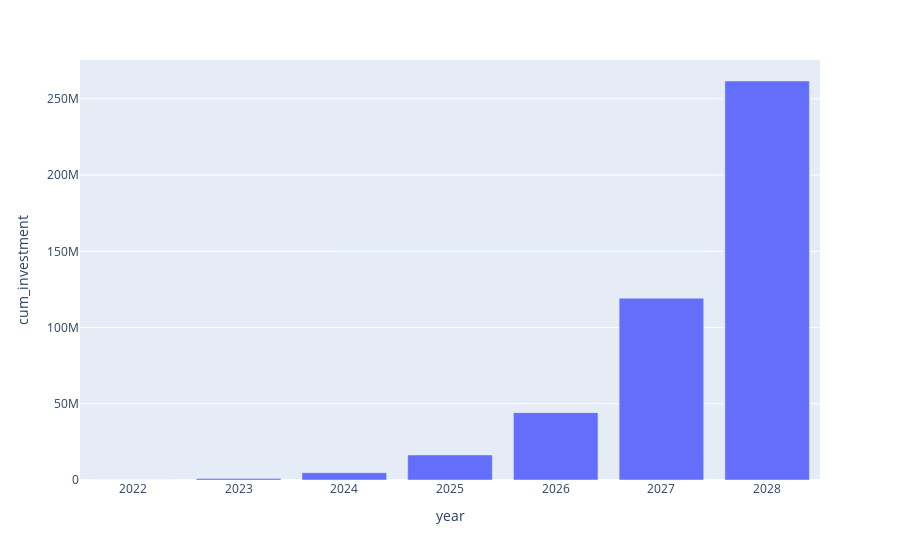

The notebook cell this image was saved under:
### Code cell


### Figure 1 — Plotly figure (JSON) as saved in the notebook; plotly's stock layout.template omitted (floating-point values rounded to 4 significant figures)
{"data": [{"alignmentgroup": "True", "hovertemplate": "year=%{x}<br>cum_investment=%{y}<extra></extra>", "legendgroup": "", "marker": {"color": "#636efa", "pattern": {"shape": ""}}, "name": "", "offsetgroup": "", "orientation": "v", "showlegend": false, "textposition": "auto", "type": "bar", "x": [2022, 2023, 2024, 2025, 2026, 2027, 2028], "xaxis": "x", "y": [73600, 1034200, 4740800, 16444400, 44185500, 119189100, 261692700], "yaxis": "y"}], "layout": {"barmode": "relative", "legend": {"tracegroupgap": 0}, "margin": {"t": 60}, "xaxis": {"anchor": "y", "domain": [0, 1], "title": {"text": "year"}}, "yaxis": {"anchor": "x", "domain": [0, 1], "title": {"text": "cum_investment"}}}}
